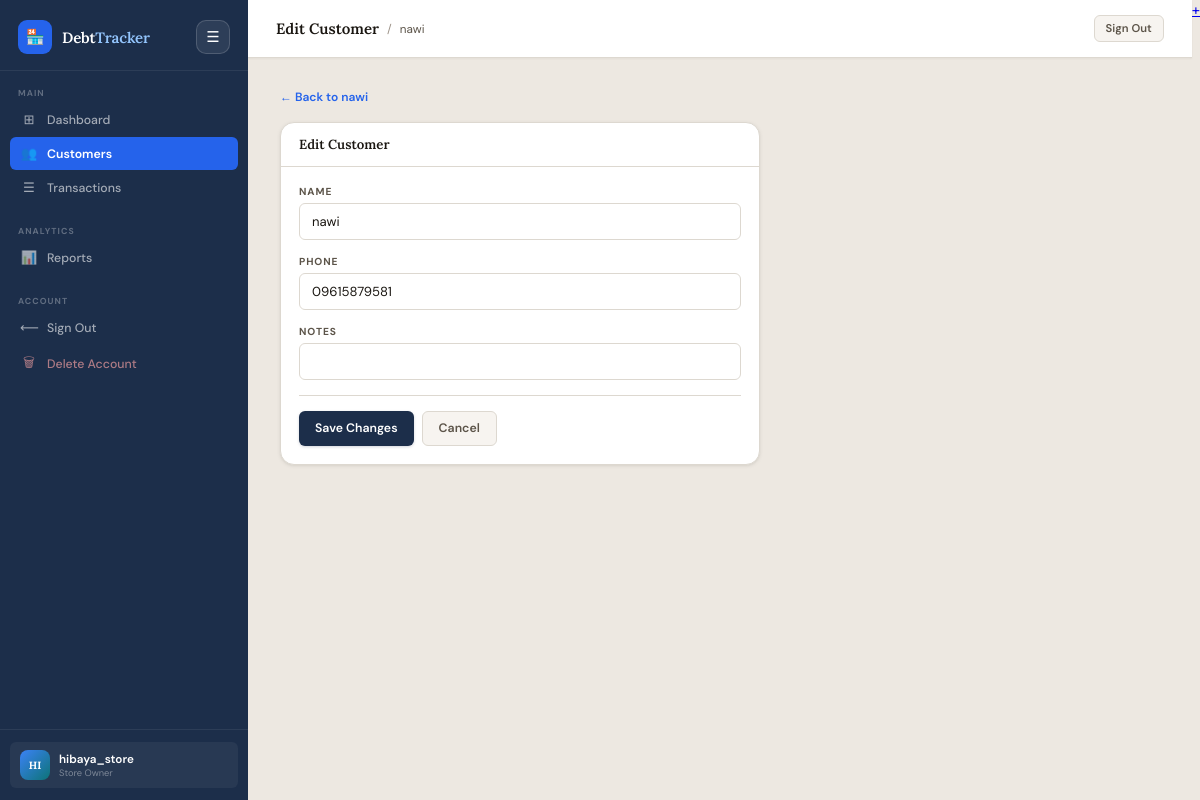
The page /customers/1/edit/ (signed in) on the database its author committed.
### tracker/models.py (models this page shows, shortened)
class Customer(models.Model):
    owner = models.ForeignKey(User, on_delete=models.CASCADE, related_name='customers')
    name = models.CharField(max_length=100)
    phone = models.CharField(max_length=20, blank=True, null=True)
    notes = models.TextField(blank=True, null=True)
    created_at = models.DateTimeField(default=timezone.now)
    class Meta:
        ordering = ['name']

### tracker/views.py (the view)
# urls.py: path('customers/<int:pk>/edit/', views.customer_edit, name='customer_edit'),
@login_required
def customer_edit(request, pk):
    customer = get_object_or_404(Customer, pk=pk, owner=request.user)
    if request.method == 'POST':
        form = CustomerForm(request.POST, instance=customer)
        if form.is_valid():
            form.save()
            messages.success(request, 'Customer updated.')
            return redirect('customer_detail', pk=pk)
    else:
        form = CustomerForm(instance=customer)
    return render(request, 'tracker/customer_form.html', {
        'form': form, 'customer': customer, 'active_nav': 'customers'
    })

### tracker/forms.py
class CustomerForm(forms.ModelForm):
    class Meta:
        model = Customer
        fields = ['name', 'phone', 'notes']
        widgets = {
            'name':  forms.TextInput(attrs={'class': 'form-control', 'placeholder': 'Customer name'}),
            'phone': forms.TextInput(attrs={'class': 'form-control', 'placeholder': '09xxxxxxxxx (optional)'}),
            'notes': forms.Textarea(attrs={'class': 'form-control', 'placeholder': 'Notes (optional)', 'rows': 2}),
        }

### tracker/templates/tracker/customer_form.html (shortened to what this page needs)
{% extends 'tracker/base.html' %}
{% block topbar_title %}{% if customer %}Edit Customer{% else %}New Customer{% endif %}{% endblock %}
{% block page_subtitle %}{% if customer %}{{ customer.name }}{% else %}Add account{% endif %}{% endblock %}
{% block content %}
<div style="margin-bottom:16px;">
  <a href="{% if customer %}{% url 'customer_detail' customer.pk %}{% else %}{% url 'customer_list' %}{% endif %}" class="back-link">
    ← Back to {% if customer %}{{ customer.name }}{% else %}Customers{% endif %}
  </a>
</div>
<div style="max-width:480px;">
  <div class="card">
    <div class="card-header">
      <h3>{% if customer %}Edit Customer{% else %}New Customer{% endif %}</h3>
    </div>
    <div class="card-body">
      <form method="post" id="customerForm">
        {% for field in form %}
        <div class="form-group{% if field.html_name == 'name' and not customer %} ac-wrap{% endif %}">
          <label class="form-label">{{ field.label }}</label>
          {% if field.html_name == 'name' %}
            <input
              type="text"
              name="{{ field.html_name }}"
              id="customerNameInput"
              class="form-control {% if field.errors %}error{% endif %}"
              value="{{ field.value|default:'' }}"
              placeholder="{% if customer %}Customer name{% else %}Search existing or type a new name…{% endif %}"
              autocomplete="off"
            />
          {% else %}
            <input
              type="{{ field.field.widget.input_type|default:'text' }}"
              name="{{ field.html_name }}"
              class="form-control {% if field.errors %}error{% endif %}"
              value="{{ field.value|default:'' }}"
              placeholder="{{ field.help_text|default:'' }}"
            />
          {% endif %}
        </div>
        {% endfor %}
        <div class="divider"></div>
        <div style="display:flex;gap:8px;">
          <button type="submit" class="btn btn-primary">
            {% if customer %}Save Changes{% else %}Create Customer{% endif %}
          </button>
          <a href="{% if customer %}{% url 'customer_detail' customer.pk %}{% else %}{% url 'customer_list' %}{% endif %}" class="btn btn-ghost">Cancel</a>
        </div>
      </form>
    </div>
  </div>
</div>
{% endblock %}

### tracker/templates/tracker/base.html (shortened to what this page needs)
<!DOCTYPE html>
<html lang="en">
<head>
</head>
<body>
  <aside class="sidebar" id="sidebar">
    <div class="sb-brand-wrap">
      <a href="{% url 'dashboard' %}" class="sb-brand">
        <div class="sb-logo">🏪</div>
        <div class="sb-name">Debt<span>Tracker</span></div>
      </a>
      <button type="button" class="sidebar-toggle" onclick="toggleSidebar()">☰</button>
    </div>
    <div class="sb-section">
      <div class="sb-section-label">Main</div>
      <a href="{% url 'dashboard' %}" class="sb-link {% if active_nav == 'dashboard' %}active{% endif %}"><span class="sb-icon">⊞</span> Dashboard</a>
      <a href="{% url 'customer_list' %}" class="sb-link {% if active_nav == 'customers' %}active{% endif %}"><span class="sb-icon">👥</span> Customers</a>
      <a href="{% url 'transaction_list' %}" class="sb-link "><span class="sb-icon">☰</span> Transactions</a>
    </div>
    <div class="sb-section">
      <div class="sb-section-label">Analytics</div>
      <a href="{% url 'reports' %}" class="sb-link {% if active_nav == 'reports' %}active{% endif %}"><span class="sb-icon">📊</span> Reports</a>
    </div>
    <div class="sb-section">
      <div class="sb-section-label">Account</div>
      <a href="{% url 'logout' %}" class="sb-link"><span class="sb-icon">⟵</span> Sign Out</a>
      <a href="{% url 'delete_account' %}" class="sb-link" style="color:rgba(252,165,165,0.65);"><span class="sb-icon">🗑</span> Delete Account</a>
    </div>
    <div class="sb-user">
      <div class="sb-user-inner">
        <div class="sb-avatar">{{ request.user.username|slice:":2"|upper }}</div>
        <div><div class="sb-uname">{{ request.user.username }}</div><div class="sb-urole">Store Owner</div></div>
      </div>
    </div>
  </aside>
  <div class="app-main">
    <header class="topbar">
      <div class="tb-left">
        <span class="tb-title">{% block topbar_title %}DebtTracker{% endblock %}</span>
        {% block topbar_sub %}<span class="tb-sep">/</span><span class="tb-sub">{% block page_subtitle %}{% endblock %}</span>{% endblock %}
      </div>
      <div class="tb-right">
        <a href="{% url 'logout' %}" class="btn btn-ghost btn-sm">Sign Out</a>
      </div>
    </header>
    <main class="page-content">{% block content %}{% endblock %}</main>
  </div>
  {% block fab %}
  {% if active_nav != 'reports' %}
  <a href="{% url 'transaction_create' %}" class="fab-global" title="New Transaction">+</a>
  {% endif %}
  {% endblock %}
</body>
</html>

### rows shown on the page
Customer: name "nawi", name "nawi", phone "09615879581"

### other values the page prints
{{ request.user.username|slice:":2"|upper }} "HI"
{{ request.user.username }} "hibaya_store"
{{ field.label }} "NAME" "PHONE" "NOTES"
